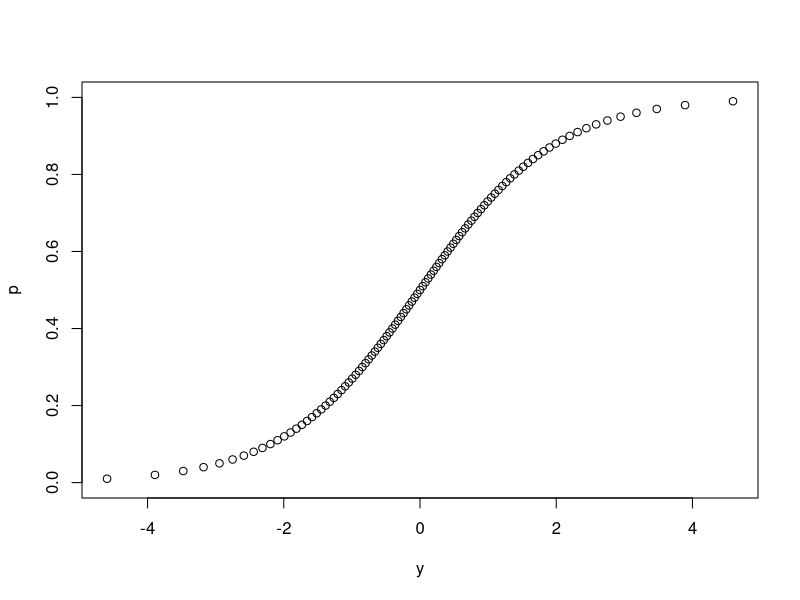
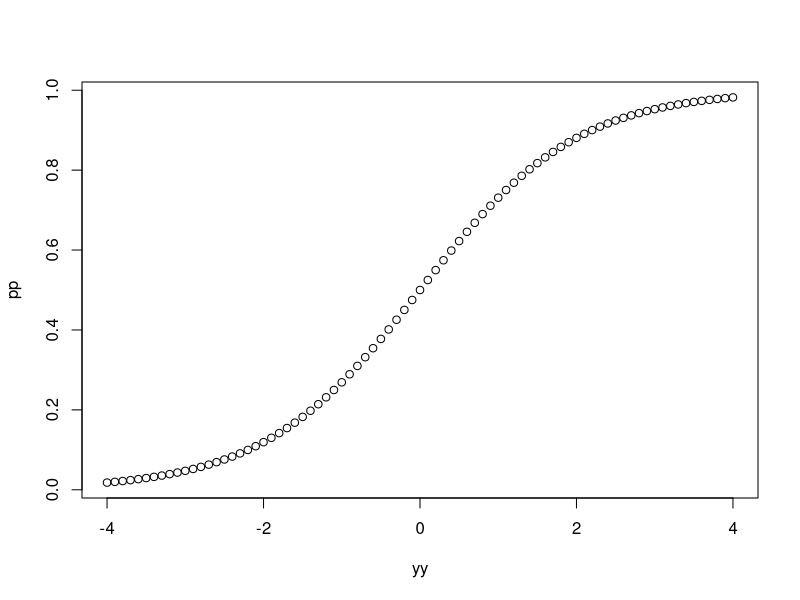

Write R code to recreate these figures, in order.
## ---- chunk 1
p <- seq(0,1,by=.01)
y <- log(p/(1-p))
plot(y,p)
y <- qlogis(p) # same as log(p/(1-p))
yy <- seq(-4,4,by=.1)
pp <- exp(yy)/(1+exp(yy)) # same as plogis(yy)
plot(yy,pp)
